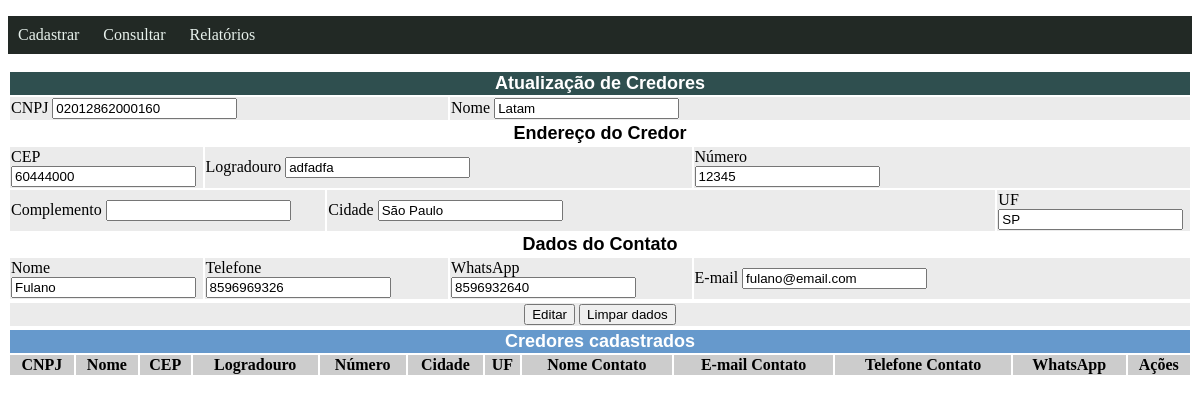
Page /credores/editar/02012862000160 on the committed database.
### models.py (models this page shows, shortened)
class Credor(db.Model):
    __tablename__ ="credor"
    cnpj = db.Column(db.String(14), primary_key=True)
    nome = db.Column(db.String(150))
    ender_cep = db.Column(db.String(8),db.ForeignKey("endereco.cep"))
    contato_id = db.Column(db.Integer,db.ForeignKey("contato.id"))
    contato = db.relationship('Contato', foreign_keys=contato_id)
    endereco = db.relationship('Endereco', foreign_keys=ender_cep)

class Endereco(db.Model):
    __tablename__ = "endereco"
    cep = db.Column(db.String(8), primary_key=True)
    logradouro = db.Column(db.String(150))
    numero = db.Column(db.String(6))
    complemento = db.Column(db.String(50))
    cidade = db.Column(db.String(150))
    uf = db.Column(db.String(2))

class Contato(db.Model):
    __tablename__ = "contato"
    id = db.Column(db.Integer, primary_key=True)
    nome = db.Column(db.String(150))
    telefone = db.Column(db.String(11))
    email = db.Column(db.String(150))
    whatsapp = db.Column(db.String(11))

### credores.py (the view, shortened to what this page needs)
@bp_credores.route('/editar/<string:cnpj>', methods=['GET','POST'])
def editar(cnpj):
    credor = Credor.query.get(cnpj)
    if request.method =='GET':
        return render_template('editar_credores.html', credor = credor)

### templates/editar_credores.html
{% extends 'consultar_credores.html'%}
{% block credores%}
<form class="pure-form pure-form-aligned" method="post" action="/credores/delete/{{credor.cnpj}}">
  <table class="table full" align="center">
    <tr bgcolor="#2F4F4F">
      <td colspan="40">
      <div align="center"><font face="Arial" size="4" color="#FFFFFF"><b>Atualização de Credores</b></font></div>
    </td>
    </tr>
    <tr bgcolor="ebebeb">
      <td colspan="20">
        <div class="control-group">
					CNPJ <input type="text" name="cnpj" value="{{credor.cnpj}}">
        </div>
      </td>
      <td colspan="20" width="75%">
        <div class="control-group">
          Nome <input type="text" name="nome" value="{{credor.nome}}">
        </div>
      </td>
		</tr>
    <tr>
      <td colspan="40">
      	<div align="center"><font face="Arial" size="4" color="#000000"><b>Endereço do Credor</b></font></div>
    	</td>
    </tr>
    <tr bgcolor="ebebeb">
      <td colspan="10" width ="15%">
        <div class="control-group">
          CEP  <input type="text" name="cep" value="{{credor.endereco.cep}}">
        </div>
      </td>
      <td colspan="20" width ="70%">
        <div class="control-group">
          Logradouro <input type="text" name="logradouro" value="{{credor.endereco.logradouro}}">
        </div>
      </td>
			<td colspan="10" width="15%">
        <div>
          Número
        </div>
        <div class="control-group">
          <input type="text" name="numero" value="{{credor.endereco.numero}}">
        </div>
      </td>
		</tr>
    <tr bgcolor="ebebeb">
			<td colspan="15" width="25%">
        <div class="control-group">
					Complemento <input type="text" name="complemento" value="{{credor.endereco.complemento}}">
        </div>
      </td>
      <td colspan="20" width="60%">
        <div class="control-group">
					Cidade <input type="text" name="cidade" value="{{credor.endereco.cidade}}">
        </div>
      </td>
			<td colspan="5" width="15%">
        <div class="control-group">
					UF <input type="text" name="uf" value="{{credor.endereco.uf}}">
        </div>
      </td>
    </tr>
		<tr>
			<td colspan="40">
      	<div align="center"><font face="Arial" size="4" color="#000000"><b>Dados do Contato</b></font></div>
    	</td>
		</tr>
    <tr bgcolor="ebebeb">
      <td colspan="10" width="20%">
        <div class="control-group">
            Nome <input type="text" name="nomecontato" value="{{credor.contato.nome}}">
        </div>
      </td>
      <td colspan="10" width="20%">
        <div class="control-group">
            Telefone <input type="text" name="telefone" value="{{credor.contato.telefone}}">
        </div>
      </td>
      <td colspan="10" width="20%">
        <div class="control-group">
            WhatsApp <input type="text" name="whatsapp" value="{{credor.contato.whatsapp}}">
        </div>
      </td>
      <td colspan="10" width="40%">
        <div class="control-group">
            E-mail <input type="text" name="email" value="{{credor.contato.email}}">
        </div>
      </td>
    </tr>
  </table>
  <table class="table full" align="center">
   <tr bgcolor="ebebeb">
     <td>
       <div class="controls" align = "center">
           <button type="submit" class="pure-button pure-button-primary">Editar</button>
           <button type="reset" class="pure-button ">Limpar dados</button>
       </div>
     </td>
   </tr>
  </table>
</form>
{% endblock %}

### static/style.css (style rules this page uses)
:root { --cor-fundo: rgb(34, 41, 37); --cor-hover: rgb(118, 180, 145); --cor-primaria: rgb(231, 241, 236); }
table.full { width: 100%; }

### rows in the picture
Credor: cnpj "02012862000160", nome "Latam"
Endereco: cep "60444000", logradouro "adfadfa", numero "12345", cidade "São Paulo", uf "SP"
Contato: nomecontato "Fulano", telefone "8596969326", whatsapp "8596932640", email "fulano@email.com"
